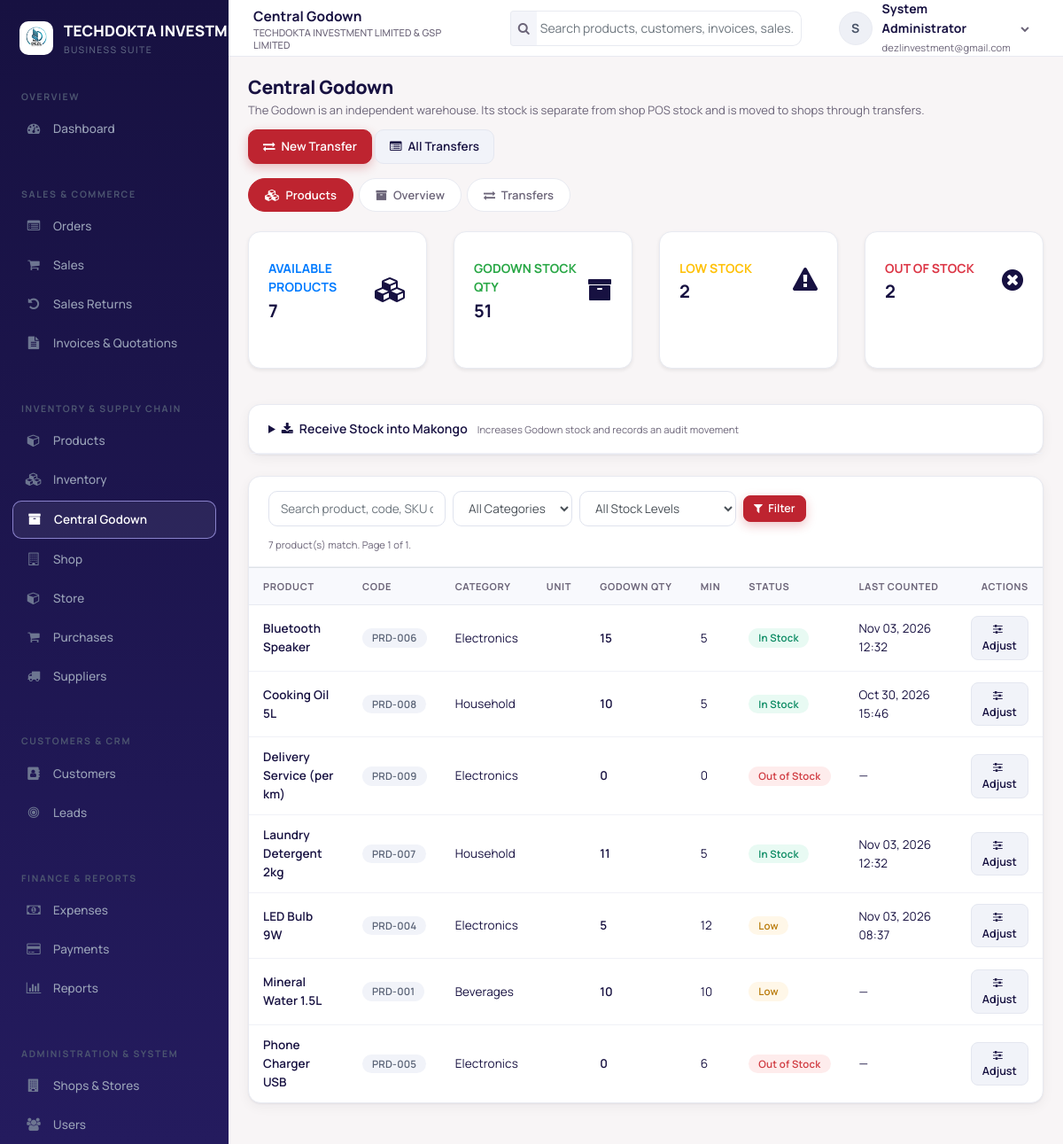
The app's page /godown.php (signed in) with its own data.
### tables this page shows
CREATE TABLE `users` (
  `user_id` int(10) UNSIGNED NOT NULL,
  `tenant_id` int(10) UNSIGNED NOT NULL,
  `username` varchar(100) NOT NULL,
  `email` varchar(191) NOT NULL,
  `password_hash` varchar(255) NOT NULL,
  `first_name` varchar(100) NOT NULL,
  `last_name` varchar(100) NOT NULL,
  `phone` varchar(50) DEFAULT NULL,
  `is_active` tinyint(1) NOT NULL DEFAULT 1,
  `last_login` datetime DEFAULT NULL,
  `created_at` timestamp NOT NULL DEFAULT current_timestamp()
);

CREATE TABLE `warehouses` (
  `warehouse_id` int(10) UNSIGNED NOT NULL,
  `tenant_id` int(10) UNSIGNED NOT NULL,
  `shop_id` int(10) UNSIGNED DEFAULT NULL,
  `name` varchar(191) NOT NULL,
  `code` varchar(50) DEFAULT NULL,
  `address` text DEFAULT NULL,
  `phone` varchar(50) DEFAULT NULL,
  `manager_user_id` int(10) UNSIGNED DEFAULT NULL,
  `is_active` tinyint(1) NOT NULL DEFAULT 1,
  `is_godown` tinyint(1) GENERATED ALWAYS AS (`location_type` = 'godown') VIRTUAL,
  `location_type` enum('store','godown','shop') NOT NULL DEFAULT 'store',
  `created_at` timestamp NOT NULL DEFAULT current_timestamp(),
  `updated_at` timestamp NOT NULL DEFAULT current_timestamp() ON UPDATE current_timestamp(),
  `godown_tenant_key` int(10) UNSIGNED GENERATED ALWAYS AS (case when `location_type` = 'godown' and `is_active` = 1 then `tenant_id` else NULL end) STORED
);

CREATE TABLE `products` (
  `product_id` int(10) UNSIGNED NOT NULL,
  `tenant_id` int(10) UNSIGNED NOT NULL,
  `category_id` int(10) UNSIGNED DEFAULT NULL,
  `code` varchar(100) NOT NULL,
  `name` varchar(191) NOT NULL,
  `description` text DEFAULT NULL,
  `barcode` varchar(100) DEFAULT NULL,
  `sku` varchar(100) DEFAULT NULL,
  `brand` varchar(100) DEFAULT NULL,
  `unit_id` int(10) UNSIGNED DEFAULT NULL,
  `purchase_price` decimal(12,2) NOT NULL DEFAULT 0.00,
  `sale_price` decimal(12,2) NOT NULL DEFAULT 0.00,
  `tax_rate` decimal(5,2) NOT NULL DEFAULT 0.00,
  `min_stock_level` decimal(12,2) NOT NULL DEFAULT 0.00,
  `date_added` date DEFAULT NULL,
  `is_active` tinyint(1) NOT NULL DEFAULT 1,
  `is_service` tinyint(1) NOT NULL DEFAULT 0,
  `variant_size` varchar(50) DEFAULT NULL,
  `variant_color` varchar(50) DEFAULT NULL,
  `image` varchar(255) DEFAULT NULL,
  `created_by` int(10) UNSIGNED DEFAULT NULL,
  `created_at` timestamp NOT NULL DEFAULT current_timestamp()
);

CREATE TABLE `product_categories` (
  `category_id` int(10) UNSIGNED NOT NULL,
  `tenant_id` int(10) UNSIGNED NOT NULL,
  `parent_category_id` int(10) UNSIGNED DEFAULT NULL,
  `name` varchar(191) NOT NULL,
  `description` text DEFAULT NULL
);

CREATE TABLE `inventory_stock` (
  `stock_id` int(10) UNSIGNED NOT NULL,
  `tenant_id` int(10) UNSIGNED NOT NULL,
  `product_id` int(10) UNSIGNED NOT NULL,
  `warehouse_id` int(10) UNSIGNED NOT NULL,
  `quantity` decimal(12,2) NOT NULL DEFAULT 0.00,
  `reorder_level` decimal(12,2) NOT NULL DEFAULT 0.00,
  `production_date` date DEFAULT NULL,
  `expires_at` date DEFAULT NULL,
  `last_counted_at` datetime DEFAULT NULL,
  `updated_at` timestamp NOT NULL DEFAULT current_timestamp() ON UPDATE current_timestamp()
);

### godown.php (the view, shortened to what the rows shown need)
<?php
require_once 'header.php';
require_once 'auth_check.php';
$page_title = 'Central Godown';
$tenant_id = (int)$current_user->tenant_id;
$can_manage = can('manage_godown');
$tab = (string)($_GET['tab'] ?? 'products');
$godown = find_active_godown($tenant_id, false);
$page = max(1, (int)($_GET['page'] ?? 1));
$per_page = 50;
$offset = ($page - 1) * $per_page;
$product_from = " FROM products p
    LEFT JOIN product_categories c ON c.category_id = p.category_id AND c.tenant_id = p.tenant_id
    LEFT JOIN units_of_measurement u ON u.unit_id = p.unit_id AND u.tenant_id = p.tenant_id
    LEFT JOIN inventory_stock s ON s.product_id = p.product_id
        AND s.tenant_id = p.tenant_id AND s.warehouse_id = ?";
$product_where = " WHERE p.tenant_id = ? AND p.is_service = 0";
$product_params = [$godown ? (int)$godown['warehouse_id'] : 0, $tenant_id];
$product_rows = $godown ? fetch_all(
    "SELECT p.product_id, p.code, p.name, p.sku, p.barcode, p.min_stock_level, p.is_active,
            c.name category_name, COALESCE(u.short_name, '') unit_short,
            COALESCE(u.is_decimal, 0) is_decimal,
            COALESCE(s.quantity, 0) godown_qty, s.last_counted_at"
    . $product_from . $product_where
    . " ORDER BY p.name, p.product_id LIMIT ? OFFSET ?",
    ...array_merge($product_params, [$per_page, $offset])
) : [];
require_once 'navbar.php';
require_once 'sidebar.php';
?>
<div class="page-head">
    <div>
        <h1 class="page-title"><?php echo is_godown_manager() ? 'My Godown' : 'Central Godown'; ?></h1>
    </div>
</div>
<?php if ($tab === 'products'): ?>
    <?php if (!$godown): ?>
        <div class="alert alert-warning">
            <?php if (is_godown_manager()): ?>
                Your account does not have an active Godown assigned. Contact an administrator to assign one.
            <?php else: ?>
            No Central Godown has been created yet. By default, an empty system godown needs to be set up.
            <a href="godown.php?tab=overview" class="alert-link">Go to Overview to create one</a>.
            <?php endif; ?>
        </div>
    <?php else: ?>
        <?php if ($can_manage): ?>
            <details class="card mb-4">
                <summary class="card-header" style="cursor: pointer;">
                    <span class="font-weight-semibold"><i class="fa fa-download mr-1"></i> Receive Stock into <?php echo e($godown['name']); ?></span>
                    <span class="text-muted small ml-2">Increases Godown stock and records an audit movement</span>
                </summary>
            </details>
        <?php endif; ?>
        <div class="card mb-4">
            <div class="card-body p-0">
                <div class="table-responsive">
                    <table class="table table-hover mb-0">
                        <thead>
                            <tr>
                                <th>Product</th>
                                <th>Code</th>
                                <th>Category</th>
                                <th>Unit</th>
                                <th>Godown Qty</th>
                                <th>Min</th>
                                <th>Status</th>
                                <th>Last Counted</th>
                                <th class="text-right">Actions</th>
                            </tr>
                        </thead>
                        <tbody>
                        <?php foreach ($product_rows as $row): ?>
                            <?php
                            $qty = (float)$row['godown_qty'];
                            $min = (float)$row['min_stock_level'];
                            if (!$row['is_active']) {
                                $status_label = 'Inactive';
                                $status_class = 'secondary';
                            } elseif ($qty <= 0) {
                                $status_label = 'Out of Stock';
                                $status_class = 'danger';
                            } elseif ($qty <= $min) {
                                $status_label = 'Low';
                                $status_class = 'warning';
                            } else {
                                $status_label = 'In Stock';
                                $status_class = 'success';
                            }
                            ?>
                            <tr>
                                <td class="font-weight-semibold"><?php echo e($row['name']); ?></td>
                                <td><span class="badge badge-secondary"><?php echo e($row['code']); ?></span></td>
                                <td><?php echo e($row['category_name'] ?: '—'); ?></td>
                                <td><?php echo e($row['unit_short']); ?></td>
                                <td class="font-weight-semibold"><?php echo e(format_quantity($qty)); ?></td>
                                <td><?php echo e(format_quantity($min)); ?></td>
                                <td><span class="badge badge-<?php echo e($status_class); ?>"><?php echo e($status_label); ?></span></td>
                                <td><?php echo $row['last_counted_at'] ? e(date('M d, Y H:i', strtotime($row['last_counted_at']))) : '—'; ?></td>
                                <td class="text-right">
                                    <?php if ($can_manage && $godown): ?>
                                        <button type="button"
                                        class="btn btn-sm btn-light open-adjust-modal"
                                        data-product-id="<?php echo (int)$row['product_id']; ?>"
                                        data-product-name="<?php echo e($row['name'] . ' (' . $row['code'] . ')'); ?>"
                                        data-decimal="<?php echo (int)($row['is_decimal'] ?? 0); ?>"
                                        title="Adjust Stock">
                                            <i class="fa fa-sliders mr-1"></i> Adjust
                                        </button>
                                    <?php endif; ?>
                                </td>
                            </tr>
                        <?php endforeach; ?>
                        </tbody>
                    </table>
                </div>
            </div>
        </div>
    <?php endif; ?>
<?php endif; ?>
<?php require_once 'footer.php'; ?>

### navbar.php (shortened to what the rows shown need)
<div class="app-main">
    <header class="topbar">
        <div class="topbar-title"><?php echo isset($page_title) ? e($page_title) : e(system_title()); ?><small><?php echo e(system_title()); ?></small></div>
        <div class="dropdown">
            <a href="#" class="user-menu" data-toggle="dropdown">
                <span class="avatar"><?php echo e(strtoupper(substr($current_user->first_name, 0, 1))); ?></span>
                <span class="hide-xs"><strong><?php echo e($current_user->fullName()); ?></strong><br><small class="text-muted"><?php echo e($current_user->email); ?></small></span>
                <i class="fa fa-chevron-down hide-xs" style="font-size:10px;color:var(--text-muted)"></i>
            </a>
        </div>
    </header>
    <main class="app-content">

### sidebar.php (shortened to what the rows shown need)
<aside class="sidebar" id="sidebar">
    <div class="sidebar-brand">
        <?php $sidebar_logo = system_logo_path(); ?>
        <?php if ($sidebar_logo !== ''): ?>
            <img src="<?php echo e($sidebar_logo); ?>" alt="" class="sidebar-logo">
        <?php endif; ?>
        <div class="brand-text"><?php echo e(system_title()); ?><small>Business Suite</small></div>
    </div>
</aside>

### records on screen
users: tenant "TECHDOKTA INVESTMENT LIMITED & GSP LIMITED", first_name "S", $current_user->fullName() "System Administrator", email "dezlinvestment@gmail.com", tenant "TECHDOKTA…"
warehouses: name "Makongo"
products: name "Bluetooth Speaker", code "PRD-006", category.name "Electronics", qty "15", min_stock_level "5", status_label "In Stock", inventory_stock.last_counted_at "Nov 03, 2026 12:32"
products: name "Cooking Oil 5L", code "PRD-008", category.name "Household", qty "10", min_stock_level "5", status_label "In Stock", inventory_stock.last_counted_at "Oct 30, 2026 15:46"
products: name "Delivery Service (per km)", code "PRD-009", category.name "Electronics", qty "0", min_stock_level "0", status_label "Out of Stock"
products: name "Laundry Detergent 2kg", code "PRD-007", category.name "Household", qty "11", min_stock_level "5", status_label "In Stock", inventory_stock.last_counted_at "Nov 03, 2026 12:32"
products: name "LED Bulb 9W", code "PRD-004", category.name "Electronics", qty "5", min_stock_level "12", status_label "Low", inventory_stock.last_counted_at "Nov 03, 2026 08:37"
products: name "Mineral Water 1.5L", code "PRD-001", category.name "Beverages", qty "10", min_stock_level "10", status_label "Low"
products: name "Phone Charger USB", code "PRD-005", category.name "Electronics", qty "0", min_stock_level "6", status_label "Out of Stock"

### other values on screen
$page_title "Central Godown"
$metrics['total_products'] "7"
format_quantity($metrics['total_qty']) "51"
$metrics['low_stock_count'] "2"
$metrics['out_stock_count'] "2"
$product_count "7"
$page "1"
$product_pages "1"
